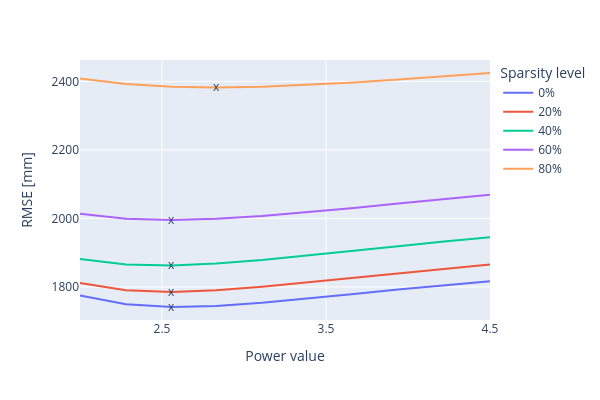

Notebook source saved alongside this figure:
### Code cell
df1 = pd.DataFrame()
df1['Power value'] = channels
df1['RMSE [mm]'] = pixel
df1['Sparsity level'] = points

fig = px.line(df1, x="Power value", y="RMSE [mm]", color='Sparsity level', width=600, height=400)

fig.add_annotation(text="x",
                  x=2.83, y=1704.26, showarrow=False)
fig.add_annotation(text="x",
                  x=2.83, y=1752.51, showarrow=False)
fig.add_annotation(text="x",
                  x=2.56, y=1824.93, showarrow=False)
fig.add_annotation(text="x",
                  x=2.56, y=1957.58, showarrow=False)
fig.add_annotation(text="x",
                  x=2.83, y=2298.6, showarrow=False)
fig.update_layout(
    xaxis = dict(
        tickmode = 'linear',
        tick0 = 0.5,
        dtick = 1
    )
)

fig.show()

### Figure 1 — Plotly figure (JSON) as saved in the notebook; plotly's stock layout.template omitted (floating-point values rounded to 4 significant figures)
{"data": [{"hovertemplate": "Sparsity level=0%<br>Power value=%{x}<br>RMSE [mm]=%{y}<extra></extra>", "legendgroup": "0%", "line": {"color": "#636efa", "dash": "solid"}, "marker": {"symbol": "circle"}, "mode": "lines", "name": "0%", "orientation": "v", "showlegend": true, "type": "scatter", "x": [2, 2.28, 2.56, 2.83, 3.11, 3.39, 3.67, 3.94, 4.22, 4.5], "xaxis": "x", "y": [1775.0, 1750.0, 1741.0, 1744.0, 1754.0, 1766.0, 1779.0, 1792.0, 1805.0, 1817.0], "yaxis": "y"}, {"hovertemplate": "Sparsity level=20%<br>Power value=%{x}<br>RMSE [mm]=%{y}<extra></extra>", "legendgroup": "20%", "line": {"color": "#EF553B", "dash": "solid"}, "marker": {"symbol": "circle"}, "mode": "lines", "name": "20%", "orientation": "v", "showlegend": true, "type": "scatter", "x": [2, 2.28, 2.56, 2.83, 3.11, 3.39, 3.67, 3.94, 4.22, 4.5], "xaxis": "x", "y": [1812.0, 1791.0, 1785.0, 1790.0, 1800.0, 1813.0, 1827.0, 1840.0, 1853.0, 1865.0], "yaxis": "y"}, {"hovertemplate": "Sparsity level=40%<br>Power value=%{x}<br>RMSE [mm]=%{y}<extra></extra>", "legendgroup": "40%", "line": {"color": "#00cc96", "dash": "solid"}, "marker": {"symbol": "circle"}, "mode": "lines", "name": "40%", "orientation": "v", "showlegend": true, "type": "scatter", "x": [2, 2.28, 2.56, 2.83, 3.11, 3.39, 3.67, 3.94, 4.22, 4.5], "xaxis": "x", "y": [1882.0, 1865.0, 1862.0, 1868.0, 1879.0, 1892.0, 1905.0, 1919.0, 1932.0, 1945.0], "yaxis": "y"}, {"hovertemplate": "Sparsity level=60%<br>Power value=%{x}<br>RMSE [mm]=%{y}<extra></extra>", "legendgroup": "60%", "line": {"color": "#ab63fa", "dash": "solid"}, "marker": {"symbol": "circle"}, "mode": "lines", "name": "60%", "orientation": "v", "showlegend": true, "type": "scatter", "x": [2, 2.28, 2.56, 2.83, 3.11, 3.39, 3.67, 3.94, 4.22, 4.5], "xaxis": "x", "y": [2014.0, 1999.0, 1995.0, 1999.0, 2007.0, 2018.0, 2031.0, 2044.0, 2057.0, 2069.0], "yaxis": "y"}, {"hovertemplate": "Sparsity level=80%<br>Power value=%{x}<br>RMSE [mm]=%{y}<extra></extra>", "legendgroup": "80%", "line": {"color": "#FFA15A", "dash": "solid"}, "marker": {"symbol": "circle"}, "mode": "lines", "name": "80%", "orientation": "v", "showlegend": true, "type": "scatter", "x": [2, 2.28, 2.56, 2.83, 3.11, 3.39, 3.67, 3.94, 4.22, 4.5], "xaxis": "x", "y": [2408.0, 2393.0, 2385.0, 2382.0, 2385.0, 2390.0, 2397.0, 2405.0, 2415.0, 2425.0], "yaxis": "y"}], "layout": {"annotations": [{"showarrow": false, "text": "x", "x": 2.56, "y": 1742.0}, {"showarrow": false, "text": "x", "x": 2.56, "y": 1785.0}, {"showarrow": false, "text": "x", "x": 2.56, "y": 1864.0}, {"showarrow": false, "text": "x", "x": 2.56, "y": 1996.0}, {"showarrow": false, "text": "x", "x": 2.83, "y": 2384.0}], "height": 400, "legend": {"title": {"text": "Sparsity level"}, "tracegroupgap": 0}, "margin": {"t": 60}, "width": 600, "xaxis": {"anchor": "y", "domain": [0, 1], "dtick": 1, "tick0": 0.5, "tickmode": "linear", "title": {"text": "Power value"}}, "yaxis": {"anchor": "x", "domain": [0, 1], "title": {"text": "RMSE [mm]"}}}}
